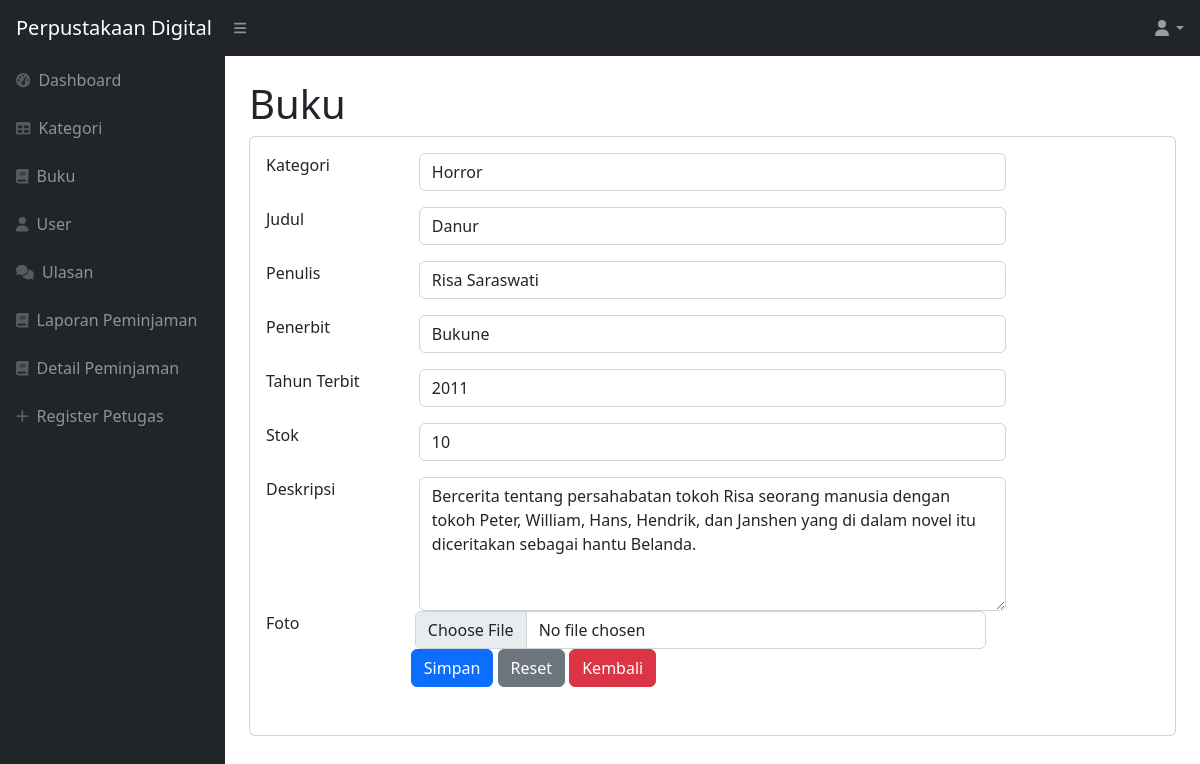
Screenshot of /index.php?page=buku_ubah&&id=11 (signed in) with the database file from the repository.
### tables this page shows
CREATE TABLE `buku` (
  `id_buku` int(11) NOT NULL,
  `id_kategori` int(11) DEFAULT NULL,
  `judul` varchar(255) DEFAULT NULL,
  `penulis` varchar(255) DEFAULT NULL,
  `penerbit` varchar(255) DEFAULT NULL,
  `tahun_terbit` varchar(255) DEFAULT NULL,
  `deskripsi` text DEFAULT NULL,
  `stok` int(11) NOT NULL,
  `foto` varchar(255) NOT NULL
);

CREATE TABLE `kategori` (
  `id_kategori` int(11) NOT NULL,
  `kategori` varchar(255) DEFAULT NULL
);

### buku_ubah.php (the view, shortened to what this page needs)
<h1 class="mt-4">Buku</h1>
<div class="card">
    <div class="card-body">
    <div class="row">
    <div class="col-md-12">
        <form method="post">
            <?php
            $id = $_GET['id'];
            $query = mysqli_query($koneksi, "SELECT*FROM buku WHERE id_buku=$id");
            $data = mysqli_fetch_array($query);
            ?>
            <div class="row mb-3">
            <div class="col-md-2">Kategori</div>
                <div class="col-md-8">
                    <select name="id_kategori" class="form-control">
                        <?php
                            $kat = mysqli_query($koneksi,"SELECT*FROM kategori");
                            while($kategori = mysqli_fetch_array($kat)){
                                ?>
                                <option <?php if ($kategori['id_kategori'] == $data['id_kategori']) echo 'selected';?> value="<?php echo $kategori['id_kategori']; ?>"><?php echo $kategori['kategori']; ?></option>
                                <?php
                            }
                        ?>
                        </select>
                        </div>
                        </div>
            <div class="row mb-3">
                <div class="col-md-2">Judul</div>
                <div class="col-md-8"><input type="text" value="<?php echo $data['judul'];?>" class="form-control" name="judul"></div>
            </div>
            <div class="row mb-3">
                <div class="col-md-2">Penulis</div>
                <div class="col-md-8"><input type="text" value="<?php echo $data['penulis'];?>" class="form-control" name="penulis"></div>
            </div>
            <div class="row mb-3">
                <div class="col-md-2">Penerbit</div>
                <div class="col-md-8"><input type="text" value="<?php echo $data['penerbit'];?>" class="form-control" name="penerbit"></div>
            </div>
            <div class="row mb-3">
                <div class="col-md-2">Tahun Terbit</div>
                <div class="col-md-8"><input type="number" value="<?php echo $data['tahun_terbit'];?>" class="form-control" name="tahun_terbit"></div>
            </div>
            <div class="row mb-3">
                <div class="col-md-2">Stok</div>
                <div class="col-md-8"><input type="number" value="<?php echo $data['stok'];?>" class="form-control" name="stok"></div>
            </div>
            <div class="row mb-3">
                <div class="col-md-2">Deskripsi</div>
                <div class="col-md-8">
                <textarea name="deskripsi" rows="5" class="form-control"><?php echo $data['deskripsi'];?></textarea>
            </div>
            <div class="row mb-3">
                <div class="col-md-2">Foto</div>
                <div class="col-md-8">
                <div name="deskripsi"><input type="file" class="form-control" name="foto"></div>
            </div>
            <div class="row">
                <div class="col-md-2"></div>
                <div class="col-md-8">
            <button type="submit" class="btn  btn-primary" name="submit" value="submit">Simpan</button>
            <button type="reset" class="btn  btn-secondary">Reset</button>
            <a href="?page=buku" class= "btn btn-danger">Kembali</a>
</form>
</div>
</div>
</div>

### rows the page displays
buku: id_kategori "Horror", judul "Danur", penulis "Risa Saraswati", penerbit "Bukune", tahun_terbit "2011", stok "10", deskripsi "Bercerita tentang persahabatan tokoh Risa seorang manusia dengan tokoh Peter, William, Hans, Hendrik, dan Janshen yang di dalam novel itu diceritakan sebagai hantu Belanda."
